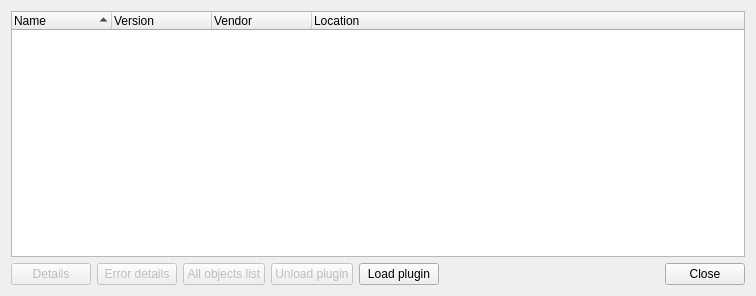
<?xml version="1.0" encoding="UTF-8"?>
<ui version="4.0">
 <class>PluginView</class>
 <widget class="QDialog" name="PluginView">
  <property name="geometry">
   <rect>
    <x>0</x>
    <y>0</y>
    <width>756</width>
    <height>296</height>
   </rect>
  </property>
  <property name="windowTitle">
   <string>About plugins</string>
  </property>
  <property name="modal">
   <bool>true</bool>
  </property>
  <layout class="QGridLayout" name="gridLayout">
   <item row="0" column="0" colspan="7">
    <widget class="QTreeWidget" name="pluginTreeWidget">
     <property name="alternatingRowColors">
      <bool>true</bool>
     </property>
     <property name="indentation">
      <number>0</number>
     </property>
     <property name="rootIsDecorated">
      <bool>false</bool>
     </property>
     <property name="uniformRowHeights">
      <bool>true</bool>
     </property>
     <property name="itemsExpandable">
      <bool>false</bool>
     </property>
     <property name="sortingEnabled">
      <bool>true</bool>
     </property>
     <column>
      <property name="text">
       <string>Name</string>
      </property>
     </column>
     <column>
      <property name="text">
       <string>Version</string>
      </property>
     </column>
     <column>
      <property name="text">
       <string>Vendor</string>
      </property>
     </column>
     <column>
      <property name="text">
       <string>Location</string>
      </property>
     </column>
    </widget>
   </item>
   <item row="1" column="0">
    <widget class="QPushButton" name="detailsPushButton">
     <property name="enabled">
      <bool>false</bool>
     </property>
     <property name="text">
      <string>Details</string>
     </property>
    </widget>
   </item>
   <item row="1" column="1">
    <widget class="QPushButton" name="errorPushButton">
     <property name="enabled">
      <bool>false</bool>
     </property>
     <property name="text">
      <string>Error details</string>
     </property>
    </widget>
   </item>
   <item row="1" column="2">
    <widget class="QPushButton" name="allObjectsPushButton">
     <property name="enabled">
      <bool>false</bool>
     </property>
     <property name="text">
      <string>All objects list</string>
     </property>
    </widget>
   </item>
   <item row="1" column="3">
    <widget class="QPushButton" name="unloadButton">
     <property name="enabled">
      <bool>false</bool>
     </property>
     <property name="text">
      <string>Unload plugin</string>
     </property>
    </widget>
   </item>
   <item row="1" column="4">
    <widget class="QPushButton" name="loadButton">
     <property name="text">
      <string>Load plugin</string>
     </property>
    </widget>
   </item>
   <item row="1" column="5">
    <spacer name="horizontalSpacer">
     <property name="orientation">
      <enum>Qt::Horizontal</enum>
     </property>
     <property name="sizeHint" stdset="0">
      <size>
       <width>427</width>
       <height>20</height>
      </size>
     </property>
    </spacer>
   </item>
   <item row="1" column="6">
    <widget class="QPushButton" name="closePushButton">
     <property name="text">
      <string>Close</string>
     </property>
    </widget>
   </item>
  </layout>
 </widget>
 <resources>
  <include location="../../studio.qrc"/>
 </resources>
 <connections>
  <connection>
   <sender>closePushButton</sender>
   <signal>clicked()</signal>
   <receiver>PluginView</receiver>
   <slot>accept()</slot>
   <hints>
    <hint type="sourcelabel">
     <x>620</x>
     <y>232</y>
    </hint>
    <hint type="destinationlabel">
     <x>507</x>
     <y>226</y>
    </hint>
   </hints>
  </connection>
 </connections>
</ui>
